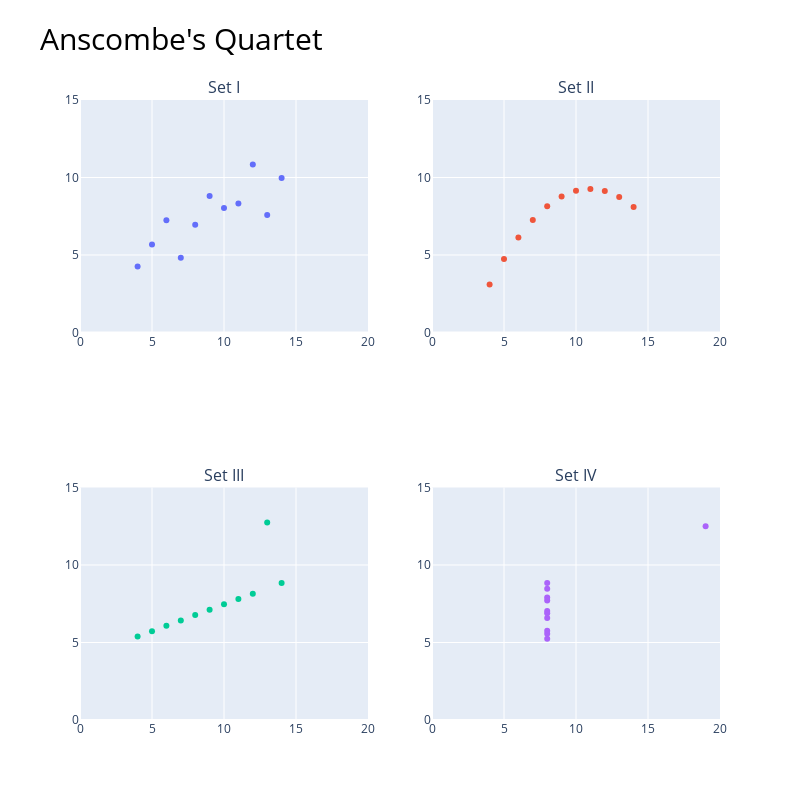

Source (notebook cell):
### Code cell
# create a grid 2x2 plotly figure
fig = make_subplots(rows=2, cols=2,
subplot_titles=("Set I", "Set II", "Set III", "Set IV"))

fig.add_trace(
    go.Scatter(x=df1['x'], y=df1['y'], mode='markers', showlegend=False),
    row=1, col=1
)
fig.add_trace(
    go.Scatter(x=df2['x'], y=df2['y'], mode='markers', showlegend=False),
    row=1, col=2
)
fig.add_trace(
    go.Scatter(x=df3['x'], y=df3['y'], mode='markers', showlegend=False),
    row=2, col=1
)
fig.add_trace(
    go.Scatter(x=df4['x'], y=df4['y'], mode='markers', showlegend=False),
    row=2, col=2
)

# set same axis range for all subplots
fig.update_yaxes(range = [0,15])
fig.update_xaxes(range = [0,20])

fig.update_layout(height=800, width=800, title_text="Anscombe's Quartet",
    title_font_color="black",
    title_font_size=30)
fig.show()

### Figure 1 — Plotly figure (JSON) as saved in the notebook; plotly's stock layout.template omitted (floating-point values rounded to 4 significant figures)
{"data": [{"mode": "markers", "showlegend": false, "type": "scatter", "x": [10, 8, 13, 9, 11, 14, 6, 4, 12, 7, 5], "xaxis": "x", "y": [8.04, 6.95, 7.58, 8.81, 8.33, 9.96, 7.24, 4.26, 10.84, 4.82, 5.68], "yaxis": "y"}, {"mode": "markers", "showlegend": false, "type": "scatter", "x": [10, 8, 13, 9, 11, 14, 6, 4, 12, 7, 5], "xaxis": "x2", "y": [9.14, 8.14, 8.74, 8.77, 9.26, 8.1, 6.13, 3.1, 9.13, 7.26, 4.74], "yaxis": "y2"}, {"mode": "markers", "showlegend": false, "type": "scatter", "x": [10, 8, 13, 9, 11, 14, 6, 4, 12, 7, 5], "xaxis": "x3", "y": [7.46, 6.77, 12.74, 7.11, 7.81, 8.84, 6.08, 5.39, 8.15, 6.42, 5.73], "yaxis": "y3"}, {"mode": "markers", "showlegend": false, "type": "scatter", "x": [8, 8, 8, 8, 8, 8, 8, 19, 8, 8, 8], "xaxis": "x4", "y": [6.58, 5.76, 7.71, 8.84, 8.47, 7.04, 5.25, 12.5, 5.56, 7.91, 6.89], "yaxis": "y4"}], "layout": {"annotations": [{"font": {"size": 16}, "showarrow": false, "text": "Set I", "x": 0.225, "xanchor": "center", "xref": "paper", "y": 1, "yanchor": "bottom", "yref": "paper"}, {"font": {"size": 16}, "showarrow": false, "text": "Set II", "x": 0.775, "xanchor": "center", "xref": "paper", "y": 1, "yanchor": "bottom", "yref": "paper"}, {"font": {"size": 16}, "showarrow": false, "text": "Set III", "x": 0.225, "xanchor": "center", "xref": "paper", "y": 0.375, "yanchor": "bottom", "yref": "paper"}, {"font": {"size": 16}, "showarrow": false, "text": "Set IV", "x": 0.775, "xanchor": "center", "xref": "paper", "y": 0.375, "yanchor": "bottom", "yref": "paper"}], "height": 800, "title": {"font": {"color": "black", "size": 30}, "text": "Anscombe's Quartet"}, "width": 800, "xaxis": {"anchor": "y", "domain": [0, 0.45], "range": [0, 20]}, "xaxis2": {"anchor": "y2", "domain": [0.55, 1], "range": [0, 20]}, "xaxis3": {"anchor": "y3", "domain": [0, 0.45], "range": [0, 20]}, "xaxis4": {"anchor": "y4", "domain": [0.55, 1], "range": [0, 20]}, "yaxis": {"anchor": "x", "domain": [0.625, 1], "range": [0, 15]}, "yaxis2": {"anchor": "x2", "domain": [0.625, 1], "range": [0, 15]}, "yaxis3": {"anchor": "x3", "domain": [0, 0.375], "range": [0, 15]}, "yaxis4": {"anchor": "x4", "domain": [0, 0.375], "range": [0, 15]}}}
